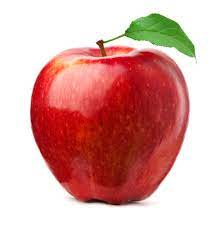
#> input picture IMAGE PROCESSING/apple.jpg, 224 x 225 px
$ python rotate_by_angle.py
#> lines starting #> are read from the running program, lines starting #| are printed output that depends on the picture
import cv2
import numpy as np

# Load the original image
original_image = cv2.imread('apple.jpg')
#> original_image is the input picture: shape (225, 224, 3); mean B, G, R 163.6, 168.1, 218.9

# Rotate the image 45 degrees clockwise
rows, cols = original_image.shape[:2]
#> rows = 225; cols = 224
rotation_matrix_cw = cv2.getRotationMatrix2D((cols/2, rows/2), -45, 1)
rotated_image_cw = cv2.warpAffine(original_image, rotation_matrix_cw, (cols, rows))
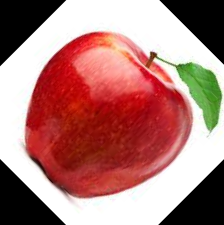
#> rotated_image_cw: shape (225, 224, 3); mean B, G, R 119.9, 124.3, 175.1

# Rotate the image 45 degrees counterclockwise
rotation_matrix_acw = cv2.getRotationMatrix2D((cols/2, rows/2), 45, 1)
rotated_image_acw = cv2.warpAffine(original_image, rotation_matrix_acw, (cols, rows))
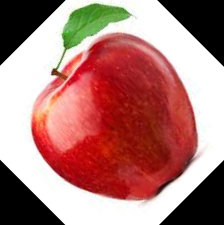
#> rotated_image_acw: shape (225, 224, 3); mean B, G, R 119.8, 124.3, 175.1

# Display the original image and its rotations
cv2.imshow('Original Image', original_image)
cv2.imshow('Rotated 45 Degrees Clockwise', rotated_image_cw)
cv2.imshow('Rotated 45 Degrees Counterclockwise', rotated_image_acw)
cv2.waitKey(0)
cv2.destroyAllWindows()
